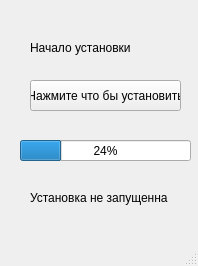
<?xml version="1.0" encoding="UTF-8"?>
<ui version="4.0">
 <class>MainWindow</class>
 <widget class="QMainWindow" name="MainWindow">
  <property name="geometry">
   <rect>
    <x>0</x>
    <y>0</y>
    <width>198</width>
    <height>266</height>
   </rect>
  </property>
  <property name="windowTitle">
   <string>MainWindow</string>
  </property>
  <widget class="QWidget" name="centralwidget">
   <widget class="QLabel" name="label">
    <property name="geometry">
     <rect>
      <x>30</x>
      <y>40</y>
      <width>161</width>
      <height>16</height>
     </rect>
    </property>
    <property name="styleSheet">
     <string notr="true">font: 12pt &quot;MS Shell Dlg 2&quot;;</string>
    </property>
    <property name="text">
     <string>Начало установки</string>
    </property>
   </widget>
   <widget class="QPushButton" name="pushButton">
    <property name="geometry">
     <rect>
      <x>30</x>
      <y>80</y>
      <width>151</width>
      <height>31</height>
     </rect>
    </property>
    <property name="text">
     <string>Нажмите что бы установить</string>
    </property>
   </widget>
   <widget class="QProgressBar" name="progressBar">
    <property name="geometry">
     <rect>
      <x>20</x>
      <y>140</y>
      <width>171</width>
      <height>21</height>
     </rect>
    </property>
    <property name="value">
     <number>24</number>
    </property>
   </widget>
   <widget class="QLabel" name="label_2">
    <property name="geometry">
     <rect>
      <x>30</x>
      <y>190</y>
      <width>141</width>
      <height>16</height>
     </rect>
    </property>
    <property name="text">
     <string>Установка не запущенна</string>
    </property>
   </widget>
  </widget>
  <widget class="QMenuBar" name="menubar">
   <property name="geometry">
    <rect>
     <x>0</x>
     <y>0</y>
     <width>198</width>
     <height>21</height>
    </rect>
   </property>
  </widget>
  <widget class="QStatusBar" name="statusbar"/>
 </widget>
 <resources/>
 <connections/>
</ui>
